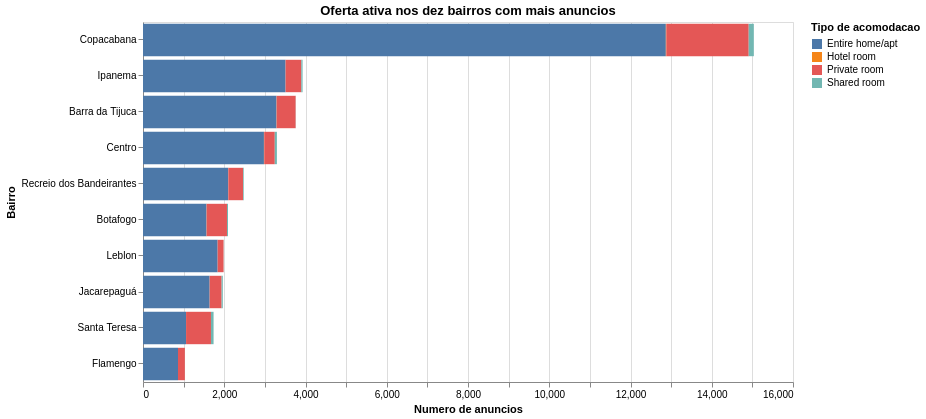

Notebook code for this chart:
### Markdown cell above
### Gráfico 3 — Volume de anúncios por bairro e tipo de acomodação

### Code cell
# Grafico 3: volume de anuncios por bairro, dividido por tipo
contagem_bairro_tipo = (
    df_bairros_top10.groupby(['neighbourhood', 'room_type'], as_index=False)
    .size()
    .rename(columns={'size': 'anuncios'})
)
grafico3 = (
    alt.Chart(contagem_bairro_tipo)
    .mark_bar()
    .encode(
        x=alt.X('anuncios:Q', title='Numero de anuncios'),
        y=alt.Y('neighbourhood:N', title='Bairro', sort=bairros_top10),
        color=alt.Color('room_type:N', title='Tipo de acomodacao', scale=alt.Scale(scheme='tableau10')),
        tooltip=[alt.Tooltip('neighbourhood:N', title='Bairro'), alt.Tooltip('room_type:N', title='Tipo'), alt.Tooltip('anuncios:Q', title='Anuncios', format=',')]
    )
    .properties(title='Oferta ativa nos dez bairros com mais anuncios', width=650, height=360)
)
grafico3

### Figure 1 — Vega-Lite specification as saved in the notebook (floating-point values rounded to 4 significant figures)
{"config": {"view": {"continuousWidth": 300, "continuousHeight": 300}}, "data": {"name": "data-bac279199e47268c38f733b695a3f3cc"}, "mark": {"type": "bar"}, "encoding": {"color": {"field": "room_type", "scale": {"scheme": "tableau10"}, "title": "Tipo de acomodacao", "type": "nominal"}, "tooltip": [{"field": "neighbourhood", "title": "Bairro", "type": "nominal"}, {"field": "room_type", "title": "Tipo", "type": "nominal"}, {"field": "anuncios", "format": ",", "title": "Anuncios", "type": "quantitative"}], "x": {"field": "anuncios", "title": "Numero de anuncios", "type": "quantitative"}, "y": {"field": "neighbourhood", "sort": ["Copacabana", "Ipanema", "Barra da Tijuca", "Centro", "Recreio dos Bandeirantes", "Botafogo", "Leblon", "Jacarepaguá", "Santa Teresa", "Flamengo"], "title": "Bairro", "type": "nominal"}}, "height": 360, "title": "Oferta ativa nos dez bairros com mais anuncios", "width": 650, "$schema": "https://vega.github.io/schema/vega-lite/v6.4.1.json", "datasets": {"data-bac279199e47268c38f733b695a3f3cc": [{"neighbourhood": "Barra da Tijuca", "room_type": "Entire home/apt", "anuncios": 3286}, {"neighbourhood": "Barra da Tijuca", "room_type": "Hotel room", "anuncios": 4}, {"neighbourhood": "Barra da Tijuca", "room_type": "Private room", "anuncios": 468}, {"neighbourhood": "Barra da Tijuca", "room_type": "Shared room", "anuncios": 3}, {"neighbourhood": "Botafogo", "room_type": "Entire home/apt", "anuncios": 1563}, {"neighbourhood": "Botafogo", "room_type": "Hotel room", "anuncios": 3}, {"neighbourhood": "Botafogo", "room_type": "Private room", "anuncios": 501}, {"neighbourhood": "Botafogo", "room_type": "Shared room", "anuncios": 26}, {"neighbourhood": "Centro", "room_type": "Entire home/apt", "anuncios": 2977}, {"neighbourhood": "Centro", "room_type": "Hotel room", "anuncios": 7}, {"neighbourhood": "Centro", "room_type": "Private room", "anuncios": 260}, {"neighbourhood": "Centro", "room_type": "Shared room", "anuncios": 52}, {"neighbourhood": "Copacabana", "room_type": "Entire home/apt", "anuncios": 12870}, {"neighbourhood": "Copacabana", "room_type": "Hotel room", "anuncios": 11}, {"neighbourhood": "Copacabana", "room_type": "Private room", "anuncios": 2029}, {"neighbourhood": "Copacabana", "room_type": "Shared room", "anuncios": 126}, {"neighbourhood": "Flamengo", "room_type": "Entire home/apt", "anuncios": 862}, {"neighbourhood": "Flamengo", "room_type": "Private room", "anuncios": 169}, {"neighbourhood": "Flamengo", "room_type": "Shared room", "anuncios": 1}, {"neighbourhood": "Ipanema", "room_type": "Entire home/apt", "anuncios": 3509}, {"neighbourhood": "Ipanema", "room_type": "Hotel room", "anuncios": 1}, {"neighbourhood": "Ipanema", "room_type": "Private room", "anuncios": 387}, {"neighbourhood": "Ipanema", "room_type": "Shared room", "anuncios": 31}, {"neighbourhood": "Jacarepaguá", "room_type": "Entire home/apt", "anuncios": 1640}, {"neighbourhood": "Jacarepaguá", "room_type": "Hotel room", "anuncios": 2}, {"neighbourhood": "Jacarepaguá", "room_type": "Private room", "anuncios": 293}, {"neighbourhood": "Jacarepaguá", "room_type": "Shared room", "anuncios": 29}, {"neighbourhood": "Leblon", "room_type": "Entire home/apt", "anuncios": 1837}, {"neighbourhood": "Leblon", "room_type": "Hotel room", "anuncios": 1}, {"neighbourhood": "Leblon", "room_type": "Private room", "anuncios": 146}, {"neighbourhood": "Leblon", "room_type": "Shared room", "anuncios": 2}, {"neighbourhood": "Recreio dos Bandeirantes", "room_type": "Entire home/apt", "anuncios": 2098}, {"neighbourhood": "Recreio dos Bandeirantes", "room_type": "Hotel room", "anuncios": 2}, {"neighbourhood": "Recreio dos Bandeirantes", "room_type": "Private room", "anuncios": 361}, {"neighbourhood": "Recreio dos Bandeirantes", "room_type": "Shared room", "anuncios": 18}, {"neighbourhood": "Santa Teresa", "room_type": "Entire home/apt", "anuncios": 1059}, {"neighbourhood": "Santa Teresa", "room_type": "Hotel room", "anuncios": 1}, {"neighbourhood": "Santa Teresa", "room_type": "Private room", "anuncios": 613}, {"neighbourhood": "Santa Teresa", "room_type": "Shared room", "anuncios": 64}]}}
